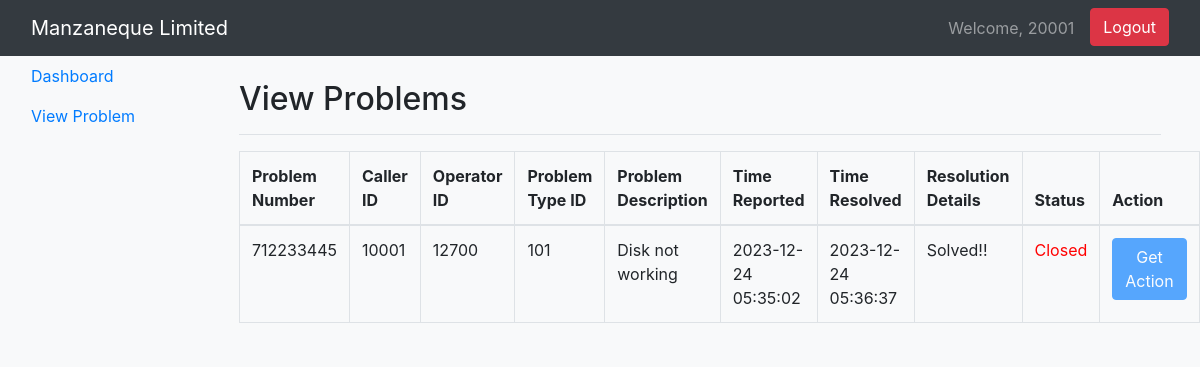
Screenshot of /Source_Code/sp_view_problem.php (signed in) with the database file from the repository.
### tables this page shows
CREATE TABLE IF NOT EXISTS `problems` (
  `ProblemNumber` int NOT NULL,
  `CallerID` int DEFAULT NULL,
  `OperatorID` int DEFAULT NULL,
  `ProblemTypeID` int DEFAULT NULL,
  `ProblemDescription` text,
  `TimeReported` timestamp NULL DEFAULT NULL,
  `TimeResolved` timestamp NULL DEFAULT NULL,
  `ResolutionDetails` text,
  `SpecialistID` int DEFAULT NULL,
  `EquipmentID` int DEFAULT NULL,
  `SoftwareID` int DEFAULT NULL,
  `Status` varchar(50) DEFAULT NULL,
  PRIMARY KEY (`ProblemNumber`),
  KEY `CallerID` (`CallerID`),
  KEY `OperatorID` (`OperatorID`),
  KEY `ProblemTypeID` (`ProblemTypeID`),
  KEY `SpecialistID` (`SpecialistID`),
  KEY `EquipmentID` (`EquipmentID`),
  KEY `SoftwareID` (`SoftwareID`)
);

### Source_Code/sp_view_problem.php (the view, shortened to what this page needs)
<?php
include('Connection.php');
function getStatusColor($status)
{
    return ($status === 'Active') ? 'green' : 'red';
}
$operatorID = $_SESSION['operatorID'];
$problemsQuery = "SELECT * FROM Problems WHERE SpecialistID = '$operatorID'";
$problemsResult = $conn->query($problemsQuery);
?>
<!DOCTYPE html>
<html lang="en">
<head>
    <link rel="stylesheet" href="https://stackpath.bootstrapcdn.com/bootstrap/4.5.2/css/bootstrap.min.css">
    <link rel="stylesheet" href="styles.css">
</head>
<body>
<nav class="navbar navbar-expand-lg navbar-dark bg-dark">
    <div class="container-fluid">
        <span class="navbar-brand">Manzaneque Limited</span>
        <div class="collapse navbar-collapse" id="navbarNav">
            <ul class="navbar-nav ml-auto">
                <li class="nav-item">
                    <span class="navbar-text mr-3">Welcome, <?php echo $operatorID; ?></span>
                </li>
                <li class="nav-item">
                    <a class="btn btn-danger" href="logout.php">Logout</a>
                </li>
            </ul>
        </div>
    </div>
</nav>
<div class="container-fluid">
    <div class="row">
        <nav id="sidebar" class="col-md-3 col-lg-2 d-md-block bg-light sidebar">
            <div class="sidebar-sticky">
                <ul class="nav flex-column">
                    <li class="nav-item">
                        <a class="nav-link" href="specialist_dash.php">
                            Dashboard
                        </a>
                    </li>
                    <li class="nav-item">
                        <a class="nav-link" href="sp_view_problem.php">
                            View Problem
                        </a>
                    </li>
                </ul>
            </div>
        </nav>
        <main role="main" class="col-md-9 ml-sm-auto col-lg-10 px-md-4">
            <div class="container mt-4">
                <div class="pb-2 mb-3 border-bottom">
                    <h1 class="h2">View Problems</h1>
                </div>
                <table class="table table-bordered">
                    <thead>
                    <tr>
                        <th>Problem Number</th>
                        <th>Caller ID</th>
                        <th>Operator ID</th>
                        <th>Problem Type ID</th>
                        <th>Problem Description</th>
                        <th>Time Reported</th>
                        <th>Time Resolved</th>
                        <th>Resolution Details</th>
                        <th>Status</th>
                        <th>Action</th>
                    </tr>
                    </thead>
                    <tbody>
                    <?php while ($row = $problemsResult->fetch_assoc()): ?>
                        <tr>
                            <td><?php echo $row['ProblemNumber']; ?></td>
                            <td><?php echo $row['CallerID'] ?? 'None'; ?></td>
                            <td><?php echo $row['OperatorID'] ?? 'None'; ?></td>
                            <td><?php echo $row['ProblemTypeID'] ?? 'None'; ?></td>
                            <td><?php echo $row['ProblemDescription']; ?></td>
                            <td><?php echo $row['TimeReported']; ?></td>
                            <td><?php echo $row['TimeResolved'] ?? 'None'; ?></td>
                            <td><?php echo $row['ResolutionDetails'] ?? 'None'; ?></td>
                            <td style="color: <?php echo getStatusColor($row['Status']); ?>"><?php echo $row['Status']; ?></td>
                            <td>
                                <button class="btn btn-primary" data-toggle="modal" data-target="#resolutionModal<?php echo $row['ProblemNumber']; ?>" <?php echo ($row['Status'] === 'Closed') ? 'disabled' : ''; ?>>
                                    Get Action
                                </button>
                            </td>
                        </tr>
                    <?php endwhile; ?>
                    </tbody>
                </table>
            </div>
        </main>
    </div>
</div>
</body>
</html>

### Source_Code/styles.css (style rules this page uses)
body { background-color: #f8f9fa; }
.container { max-width: 1500px; }

### rows the page displays
problems: ProblemNumber "712233445", CallerID "10001", OperatorID "12700", ProblemTypeID "101", ProblemDescription "Disk not working", TimeReported "2023-12-24 05:35:02", TimeResolved "2023-12-24 05:36:37", ResolutionDetails "Solved!!", Status "Closed"

### other values shown
$operatorID "20001"
